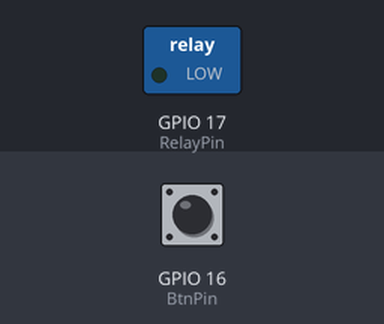
A program run on a simulated ESP32-S3. Shown: switched loads named in the program (green lamp = pin HIGH). The inputs (shaded band) are chosen by the test bench; at power-on: GPIO 16 (BtnPin) HIGH. WiFi joins after 1.5 s; servers stay silent unless stated; what the program prints to the serial monitor is not drawn.

Above: at 2.7 s.
2.8 s: GPIO 16 (BtnPin) pulled LOW for 0.15 s
At 4.0 s:
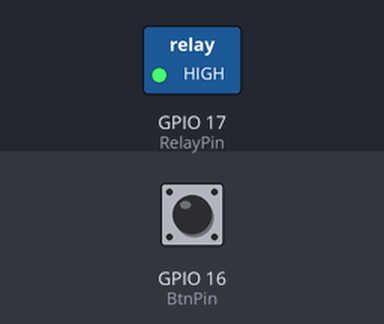
5.9 s: GPIO 16 (BtnPin) pulled LOW for 1 s
At 6.9 s:
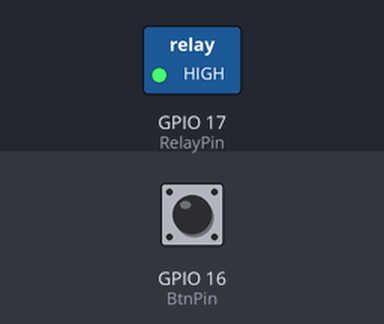
9.9 s: GPIO 16 (BtnPin) pulled LOW for 3.2 s
At 10.7 s:
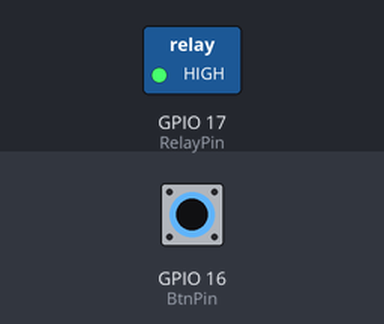
14.6 s: GPIO 16 (BtnPin) driven LOW
At 15.7 s:
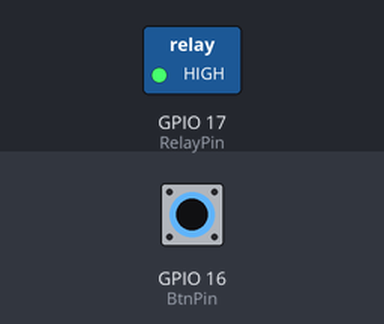
17.6 s: GPIO 16 (BtnPin) pulsed HIGH 2 times (0.12 s each, 0.3 s apart)
Timing chart, 0 to 20.6 s (numbered marks = the images above; inputs shaded):
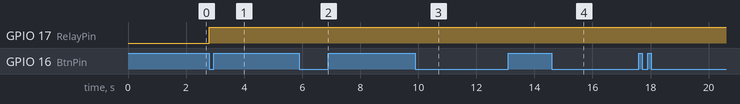

The program:

main.cpp
```cpp
#include <Arduino.h>
#include <WiFi.h>
#include <Firebase_ESP_Client.h>
#include <addons/TokenHelper.h>
#include <addons/RTDBHelper.h>

//----------------------------[Config]------------------------------------

#define WIFISSID "B10cky" //wifi SSID
#define WIFIPASSWD "123456789" //wifi Passowrd
#define API_KEY "AIzaSyDSYJCBhEkr6lyluw1QH9-LG29-IReoT8Y "
#define DATABASE_URL "https://wlas-51abf-default-rtdb.asia-southeast1.firebasedatabase.app/"
#define USER_EMAIL "blocky34@blocky34.tech"
#define USER_PASSWORD "blockytech"
#define WriteRate 5000 //write to firebase every 5 seconds(two minutes)
#define BtnPin 16 //button that connects to our device
#define RelayPin 17 //relay that controls the Led output
#define trigPin 22 // (RX) Pin to send trigger pulse
#define echoPin 23 // (TX) Pin to receive echo pulse

//------------------------------------------------------------------------

long duration;
int distance;
int pressed = 1;
bool aleart = false;
long lastUpload = -120000;

FirebaseData fbdo;
FirebaseAuth auth;
FirebaseConfig config;

void measure();
void connectWIFI();
void initFirebase();
void sendFirebase();

void setup()
{
    pinMode(BtnPin,INPUT_PULLUP); //按鈕訊號輸入
    pinMode(RelayPin,OUTPUT); //繼電器
    pinMode(trigPin, OUTPUT);
    pinMode(echoPin, INPUT);
    Serial.begin(9600);
    connectWIFI();
    Serial.printf("Firebase Client v%s\n\n", FIREBASE_CLIENT_VERSION);
    initFirebase();

}

void loop()
{

  pressed = digitalRead(BtnPin); //讀取按鈕現在的狀態
  //Serial.print(pressed);
  if(pressed == 0)
  {
    Serial.println("按鈕被觸發了");
    //distance = random(0, 100); //debug
    //digitalWrite(17, HIGH);   //啟動繼電器
    aleart = true;
    //Serial.printf("triggered");
  }
  else
  {
    //aleart = false;
    //digitalWrite(17, LOW); //關閉繼電器
    //measure();
    //distance = random(0, 100); //debug
    //Serial.printf("triggered");
  }

  if(aleart)
  {
    digitalWrite(17, HIGH);   //啟動繼電器
  }
  else
  {
    digitalWrite(17, LOW); //關閉繼電器
  }


  //every 2 minutes send data to firebase
  if(millis() -lastUpload >= WriteRate)
  {
    Serial.println("sending data to firebase");
    sendFirebase();
    lastUpload = millis();
    aleart = false;
  }
}


void measure()
{
  // Clear the trigPin by setting it LOW:
  digitalWrite(trigPin, LOW);
  // Trigger the sensor by setting the trigPin high for 10 microseconds:
  digitalWrite(trigPin, HIGH);
  delayMicroseconds(10);
  digitalWrite(trigPin, LOW);
  // Read the echoPin. pulseIn() returns the duration (length of the pulse) in microseconds:
  duration = pulseIn(echoPin, HIGH);
  // Calculate the distance:
  distance = duration * 0.034 / 2;

}


void connectWIFI()
{
  int time = 0;
  WiFi.begin(WIFISSID, WIFIPASSWD);
  Serial.print("Connecting to Wi-Fi");
  while(WiFi.status() != WL_CONNECTED)
  {
    delay(500);
    time += 500;
    Serial.print(".");

    if(time >= 60000)
    {
      Serial.println("WIFI Time out");
      return;
    }
  }
  Serial.println();
  Serial.print("Connected with IP: ");
  Serial.println(WiFi.localIP());
  Serial.println();
}

void initFirebase()
{

  config.api_key = API_KEY;
  auth.user.email = USER_EMAIL;
  auth.user.password = USER_PASSWORD;
  config.database_url = DATABASE_URL;
  config.token_status_callback = tokenStatusCallback;
  Firebase.reconnectNetwork(true);
  fbdo.setBSSLBufferSize(4096 /* Rx buffer size in bytes from 512 - 16384 */, 1024 /* Tx buffer size in bytes from 512 - 16384 */);
  fbdo.setResponseSize(2048);
  Firebase.begin(&config, &auth);
  Firebase.setDoubleDigits(5);
  config.timeout.serverResponse = 10 * 1000;
}

void sendFirebase()
{

  Serial.printf("Set bool... %s\n", Firebase.RTDB.setBool(&fbdo, F("/isAleart"), aleart) ? "ok" : fbdo.errorReason().c_str());
  //Serial.printf("Set int... %s\n", Firebase.RTDB.setInt(&fbdo, F("/WaterLevel"), distance) ? "ok" : fbdo.errorReason().c_str());


}
```

Measured:
- after the input at 2.8 s, GPIO 17 (RelayPin): LOW → HIGH at once
- after the input at 5.9 s, GPIO 17 (RelayPin): stays HIGH (without the input it goes to LOW after 0.93 s)
- after the input at 9.9 s, GPIO 17 (RelayPin): stays HIGH (without the input it goes to LOW after 2.1 s)
- after the input at 14.6 s, GPIO 17 (RelayPin): stays HIGH (without the input it goes to LOW after 2.6 s)
- after the input at 17.6 s, every drawn part: stays the same
